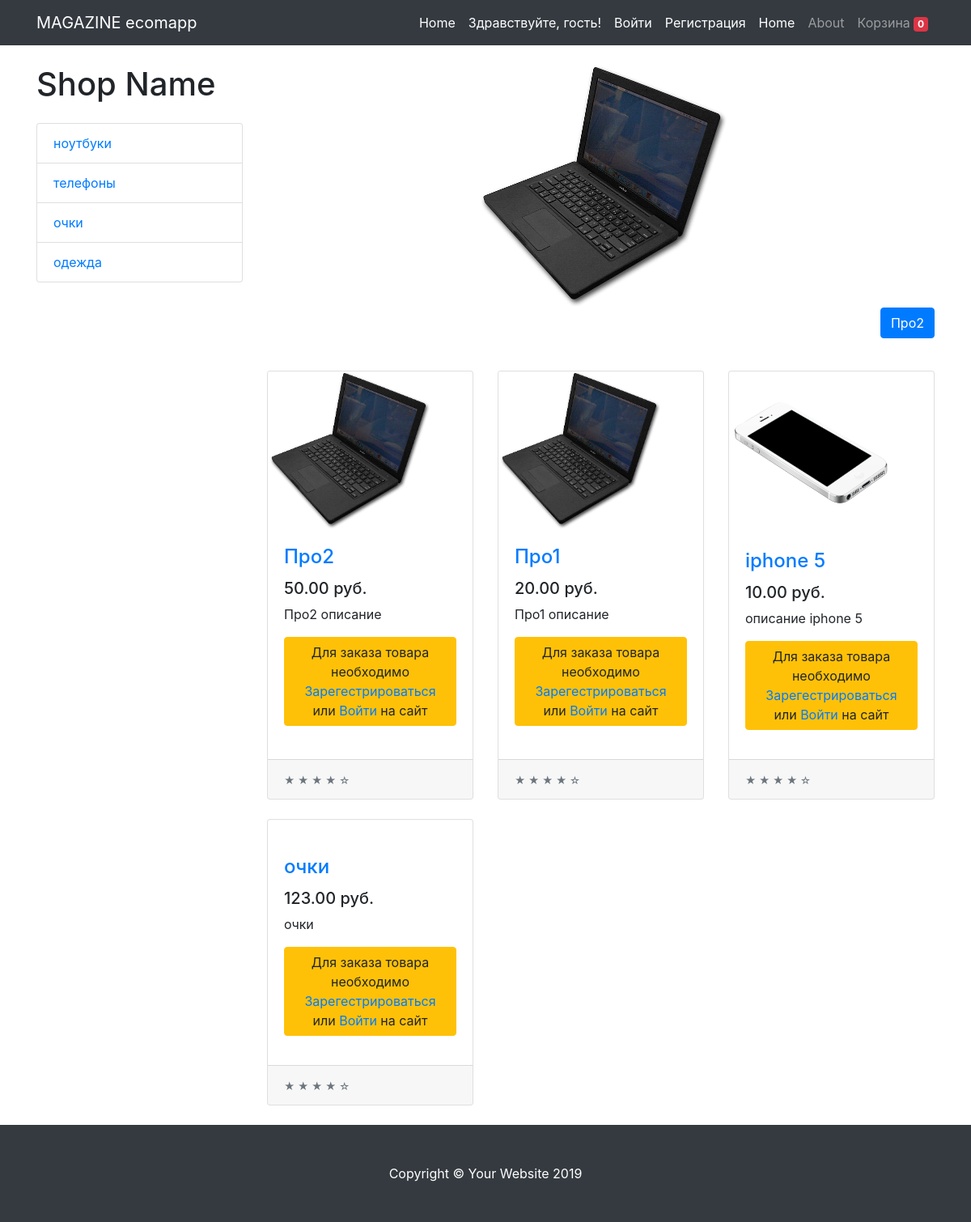
The page / on the database its author committed.
### ecomapp/models.py (models this page shows, shortened)
class Category(models.Model):
    name = models.CharField(max_length=100)
    slug = models.SlugField(blank=True)
    def get_absolute_url(self):
        return reverse("category_detail", kwargs={"category_slug": self.slug})

class Product(models.Model):
    category = models.ForeignKey('Category', on_delete=models.CASCADE, null=True, blank=True)    # один товар имеет одну категорию
    brand = models.ForeignKey('Brand', on_delete=models.CASCADE, null=True, blank=True)
    title = models.CharField(max_length=120)
    slug = models.SlugField(blank=True)
    description = models.TextField()
    image = models.ImageField(upload_to=image_folder)
    price = models.DecimalField(max_digits=9, decimal_places=2)
    available = models.BooleanField(default=True)
    objects = ProductManager()
    def get_absolute_url(self):
        return reverse("product_detail", kwargs={"product_slug": self.slug})

### ecomapp/views.py (the view)
# urls.py: path('', base_view, name='base'),
def base_view(request):
    try:
        cart_id = request.session['cart_id']  # присваеиваем значение которое есть в сессиях по ключу  cart_id т.е когда корзина уже создана
        cart = Cart.objects.get(id=cart_id)   # для бейджика на меню корзины  (берем корзину которая существует по этому cart_id)
        request.session['total'] = cart.items.count() # в сессии создаем значение соответсвующее количеству товаров
    except:
        cart = Cart()                         # создание новой корзины
        cart.save()
        cart_id=cart.id
        request.session['cart_id'] = cart_id  # записываем в сессию cart_id нашей вновь созданой корзины
        cart = Cart.objects.get(id=cart_id)   # для бейджика на меню корзины  (берем корзину которая существует по этому cart_id)
    categories = Category.objects.all()
    products = Product.objects.all()
    context = {
        'cart' : cart,
        'categories': categories,
        'products': products,
    }
    return render(request, 'base.html',context)

### ecomapp/models.py (called while the page is built)
    def all(self, *args, **kwargs):
        return super(ProductManager, self).get_queryset().filter(available=True)

### ecomapp/templates/base.html (shortened to what this page needs)
{% load staticfiles %}
{% load notifications_tags %}
<!DOCTYPE html>
<html lang="en">
<head>
  <link href="{% static "css/bootstrap.css" %}" rel="stylesheet">
  <link  href="{% static "css/shop-homepage.css" %}" rel="stylesheet"
</head>
  <nav class="navbar navbar-expand-lg navbar-dark bg-dark fixed-top">
    <div class="container">
      <a class="navbar-brand" href="/">MAGAZINE ecomapp</a>
      <div class="collapse navbar-collapse" id="navbarResponsive">
        <ul class="navbar-nav ml-auto">
          <li class="nav-item active">
            <a class="nav-link" href="/">Home
            </a>
          </li>
          {% if not request.user.is_authenticated %}
					<li class="nav-item active">
            <a class="nav-link" href="/">Здравствуйте, гость!
            </a>
          </li>
          <li class="nav-item active">
            <a class="nav-link" href='{% url "login" %}'>Войти
            </a>
          </li>
          <li class="nav-item active">
            <a class="nav-link" href='{% url "registration" %}'>Регистрация
            </a>
          </li>
					{% endif %}
          <li class="nav-item active">
            <a class="nav-link" href="/">Home
            </a>
          </li>
          <li class="nav-item">
            <a class="nav-link" href="#">About</a>
          </li>
          <li class="nav-item">
            <a class="nav-link" href=" {% url "cart" %} ">Корзина <span class='badge  badge-danger' id='cart_count'>  {% if not request.session.total %} 0 {% else %} {{ request.session.total }} {% endif %} </span></a>
          </li>
        </ul>
      </div>
    </div>
  </nav>
  <div class="container">
    {% block content %}
    <div class="row">
      <div class="col-lg-3">
        <h1 class="my-4">Shop Name</h1>
        <div class="list-group">
          {% for category in categories %}
          <a href="{{ category.get_absolute_url }}" class="list-group-item">{{ category.name }}</a>
          {% endfor %}
        </div>
      </div>
      <div class="col-lg-9">
        <div id="carouselExampleIndicators" class="carousel slide my-4" data-ride="carousel">
          <ol class="carousel-indicators">
            <li data-target="#carouselExampleIndicators" data-slide-to="0" class="active"></li>
            <li data-target="#carouselExampleIndicators" data-slide-to="1"></li>
            <li data-target="#carouselExampleIndicators" data-slide-to="2"></li>
          </ol>
          <div class="carousel-inner" role="listbox">
          {% for product in  products %}
            {% if forloop.first%}
            <div class="carousel-item active">
              <img class="d-block img-fluid" src="{{ product.image.url }}" alt="First slide" style='padding-left: 260px; height: 300px;'>
              <p class='text-right'> <a href="{{ product.get_absolute_url }}"><button class="btn btn-primary">{{ product.title }}</button></a></p>
            </div>
            {% endif %}
          {% endfor %}
          </div>
          <a class="carousel-control-prev" href="#carouselExampleIndicators" role="button" data-slide="prev">
            <span class="carousel-control-prev-icon"  aria-hidden="true"></span>
          </a>
          <a class="carousel-control-next"  href="#carouselExampleIndicators" role="button" data-slide="next">
            <span class="carousel-control-next-icon"  aria-hidden="true" ></span>
          </a>
        </div>
        <div class="row">
         {% for product in  products %}
          <div class="col-lg-4 col-md-6 mb-4">
            <div class="card h-100">
              <a href="#"><img class="card-img-top" src="{{ product.image.url}}" alt="" style = 'width:200px'; height:150px;></a>
              <div class="card-body">
                <h4 class="card-title">
                  <a href="{{ product.get_absolute_url }}">{{ product.title }}</a>
                </h4>
                <h5>{{ product.price }} руб. </h5>
                <p class="card-text">{{ product.description }}</p>
                {% if request.user.is_authenticated %}<p class='text-right'><a href='#' class='add_to_cart' data-slug='{{ product.slug }}'><button class='btn btn-danger'>Добавить в корзину</button></a></p>
                {% else %}
                   <p class='text-right'><button class='btn btn-warning'> Для заказа товара необходимо <a href='{% url "registration" %}'> Зарегестрироваться</a> или <a href='{% url "login" %}'>Войти</a> на сайт</button></a></p>
                {% endif %}
              </div>
              <div class="card-footer">
                <small class="text-muted">&#9733; &#9733; &#9733; &#9733; &#9734;</small>
              </div>
            </div>
          </div>
         {% endfor %}
        </div>
      </div>
    </div>
    {% endblock content %}
  </div>
  <footer class="py-5 bg-dark">
    <div class="container">
      <p class="m-0 text-center text-white">Copyright &copy; Your Website 2019</p>
    </div>
  </footer>
</body>
</html>

### rows shown on the page
Category: name "ноутбуки"
Category: name "телефоны"
Category: name "очки"
Category: name "одежда"
Product: image (picture), title "Про2", price "50.00", description "Про2 описание"
Product: image (picture), title "Про1", price "20.00", description "Про1 описание"
Product: image (picture), title "iphone 5", price "10.00", description "описание iphone 5"
Product: title "очки", price "123.00", description "очки"
